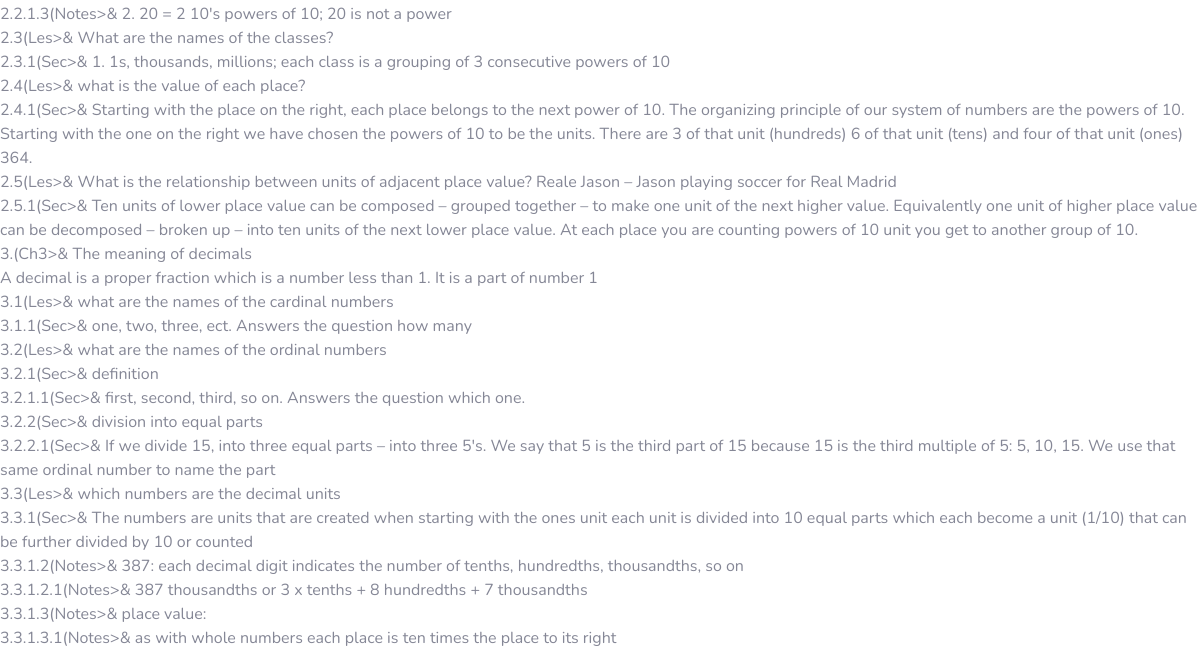
Page /arithmeticpalace/ (lower part) on the earlier database version.
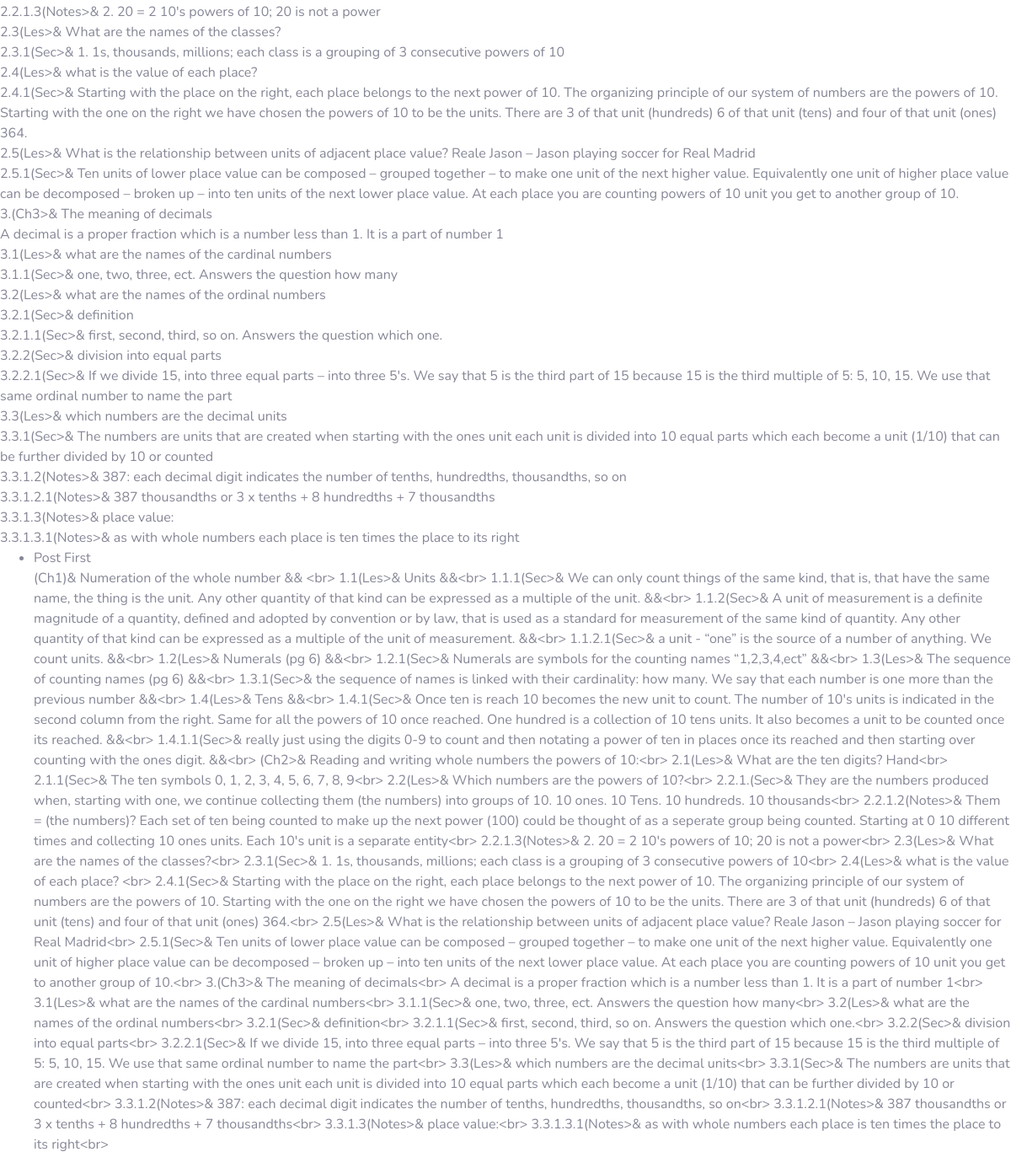
Same page on the later database version.
### home/models.py (models this page shows, shortened)
class Post(models.Model):
    title = models.CharField(max_length = 255)
    body = models.TextField()

### home/views.py (the view)
# urls.py: path('arithmeticpalace/', arithmeticPalaceView.as_view(), name = "arith"),
class arithmeticPalaceView(ListView): #this creates an object?
    model = Post #
    template_name = 'arithmeticpalace.html' #specifies what file to use?

### templates/arithmeticpalace.html (shortened to what this page needs)
{% load static %}
<!DOCTYPE html>
<html lang="en">
<head>
    <link href="vendor/fontawesome-free/css/all.min.css" rel="stylesheet" type="text/css">
    <link href="css/sb-admin-2.min.css" rel="stylesheet">
    <link href= "{% static '/home/css/style.css' %}" rel="stylesheet">
</head>
{% block content %}
<body>
    (Ch1)& Numeration of the whole number && <br>
        1.1(Les>& Units &&<br>
        1.1.1(Sec>& We can only count things of the same kind, that is, that have the same name, the thing is the unit. Any other quantity of that kind can be expressed as a multiple of the unit. &&<br>
        <br>
        1.1.2.1(Sec>& a unit - “one” is the source of a number of anything. We count units. &&<br>
        1.2(Les>& Numerals (pg 6) &&<br>
        1.2.1(Sec>& Numerals are symbols for the counting names “1,2,3,4,ect” &&<br>
        1.3(Les>& The sequence of counting names (pg 6) &&<br>
        1.3.1(Sec>& the sequence of names is linked with their cardinality: how many. We say that each number is one more than the previous number &&<br>
        1.4(Les>& Tens &&<br>
        <br>
        1.4.1.1(Sec>& really just using the digits 0-9 to count and then notating a power of ten in places once its reached and then starting over counting with the ones digit. &&<br>
        (Ch2>& Reading and writing whole numbers the powers of 10:<br>
        2.1(Les>& What are the ten digits? Hand<br>
        2.1.1(Sec>& The ten symbols 0, 1, 2, 3, 4, 5, 6, 7, 8, 9<br>
        2.2(Les>& Which numbers are the powers of 10?<br>
        2.2.1.(Sec>& They are the numbers produced when, starting with one, we continue collecting them (the numbers) into groups of 10. 10 ones. 10 Tens. 10 hundreds. 10 thousands<br>
        <br>
        2.2.1.3(Notes>&  2. 20 = 2 10's powers of 10; 20 is not a power<br>
        2.3(Les>& What are the names of the classes?<br>
        2.3.1(Sec>& 1. 1s, thousands, millions; each class is a grouping of 3 consecutive powers of 10<br>
        2.4(Les>& what is the value of each place? <br>
        2.4.1(Sec>& Starting with the place on the right, each place belongs to the next power of 10. The organizing principle of our system of numbers are the powers of 10. Starting with the one on the right we have chosen the powers of 10 to be the units. There are 3 of that unit (hundreds) 6 of that unit (tens) and four of that unit (ones) 364.<br>
        2.5(Les>& What is the relationship between units of adjacent place value? Reale Jason – Jason playing soccer for Real Madrid<br>
        2.5.1(Sec>& Ten units of lower place value can be composed – grouped together – to make one unit of the next higher value. Equivalently one unit of higher place value can be decomposed – broken up – into ten units of the next lower place value. At each place you are counting powers of 10 unit you get to another group of 10.<br>
        3.(Ch3>& The meaning of decimals<br>
        A decimal is a proper fraction which is a number less than 1. It is a  part of number 1<br>
        3.1(Les>& what are the names of the cardinal numbers<br>
        3.1.1(Sec>& one, two, three, ect. Answers the question how many<br>
        3.2(Les>& what are the names of the ordinal numbers<br>
        3.2.1(Sec>& definition<br>
        3.2.1.1(Sec>& first, second, third, so on. Answers the question which one.<br>
        3.2.2(Sec>& division into equal parts<br>
        3.2.2.1(Sec>& If we divide 15, into three equal parts – into three 5's. We say that 5 is the third part of 15 because 15 is the third multiple of 5: 5, 10, 15. We use that same ordinal number to name the part<br>
        3.3(Les>& which numbers are the decimal units<br>
        3.3.1(Sec>& The numbers are units that are created when starting with  the ones unit each unit is divided into 10 equal parts which each become a unit (1/10) that can be further divided by 10 or counted<br>
        3.3.1.2(Notes>& 387: each decimal digit indicates the number of tenths, hundredths, thousandths, so on<br>
        3.3.1.2.1(Notes>& 387 thousandths or 3 x tenths + 8 hundredths + 7 thousandths<br>
        3.3.1.3(Notes>& place value:<br>
        3.3.1.3.1(Notes>& as with whole numbers each place is ten times the place to its right<br>
        {% for post in object_list %}
        <ul>
           <li> {{ post.title }} <br/>
            {{ post.body }} </li>
        </ul>
        {% endfor %}
</body>
{% endblock content %}
</html>

Differences in the rows shown:
added Post: title "Post First", body "(Ch1)& Numeration of the whole number && <br> 1.1(Les>& Units &&<br> 1.1.1(Sec>& We can only count things of the same kind, that is, that have the same name, the thing is the unit. Any other quantity of that kind can be expressed as a multiple of the unit. &&<br> 1.1.2(Sec>& A unit of measurement is a definite magnitude of a quantity, defined and adopted by convention or by law, that is used as a standard for measurement of the same kind of quantity. Any other quantity of that kind can be expressed as a multiple of the unit of measurement. &&<br> 1.1.2.1(Sec>& a unit - “one” is the source of a number of anything. We count units. &&<br> 1.2(Les>& Numerals (pg 6) &&<br> 1.2.1(Sec>& Numerals…"
